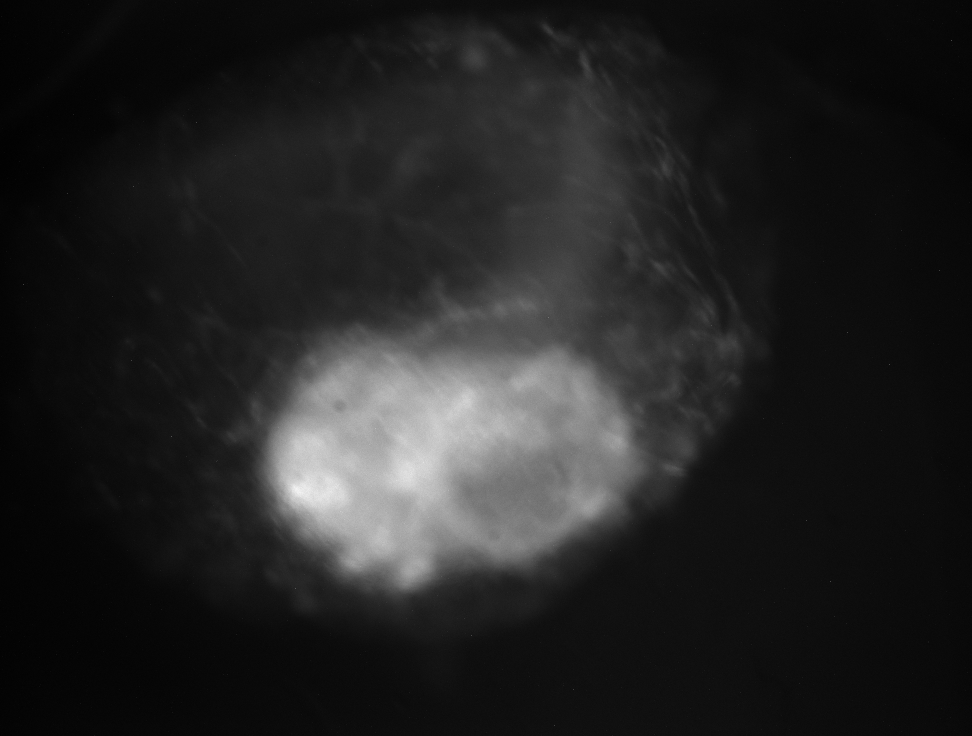
#> input picture photohandling/preprocessing/images/100_zs+-20.png, 1944 x 1472 px (shown at 1/2 size)
$ python complex_edf.py ../../photohandling/preprocessing/images/100_zs+-10.png
#> lines starting #> are read from the running program, lines starting #| are printed output that depends on the picture
### microscopy_pipeline/io.py
"""Image and stack I/O helpers used by every operation.

The goal is to keep the format-handling logic in one place so the operation
modules can focus on pure-numpy transforms.

Canonical in-memory representation (used uniformly across the package):

* **Single image** -- one ``np.ndarray``: 2-D ``(H, W)`` grayscale (uint8/uint16)
  or 3-D ``(H, W, 3)`` RGB (uint8, RGB channel order).  ``load_image`` returns
  this and ``save_image`` accepts it.
* **Stack / multi-frame TIFF** -- ``List[np.ndarray]`` (a list of 2-D frames),
  *not* a 3-D ``(frames, H, W)`` array.  ``load_stack`` returns a list and
  ``save_stack`` accepts any iterable of frames.  A 3-D array is permitted only
  as a private, transient vectorization buffer inside a single function; it must
  never cross a public function boundary.

Animated GIFs, CSVs and matplotlib figures are deliberately outside this layer
(see ``tiff_to_gif``, ``sum_fluorescence``, ``plot_summed_fluorescence``,
``graph_contour_data``); those ops handle their own specialized I/O.
"""

from __future__ import annotations

import os
from pathlib import Path
from typing import Iterable, List, Optional, Union

import numpy as np
from PIL import Image

PathLike = Union[str, os.PathLike]

IMAGE_EXTS = {".png", ".jpg", ".jpeg", ".bmp", ".tif", ".tiff", ".gif", ".webp", ".jp2"}
TIFF_EXTS = {".tif", ".tiff"}


# ---------------------------------------------------------------------------
# Format / mode introspection
# ---------------------------------------------------------------------------

def is_tiff_path(path: PathLike) -> bool:
    return Path(path).suffix.lower() in TIFF_EXTS


# [36 lines left out: functions is_tiff_stack, detect_bit_depth, not called in this run]


# ---------------------------------------------------------------------------
# PIL <-> ndarray
# ---------------------------------------------------------------------------

def _pil_to_array(img: Image.Image, *, grayscale: bool | None = None) -> np.ndarray:
    """Convert PIL image to numpy array, preserving bit depth where possible."""
    mode = img.mode
    if mode in ("I;16", "I;16B", "I;16L"):
        return np.asarray(img, dtype=np.uint16)
    if mode == "I":
        arr = np.asarray(img)
        if arr.max() <= 65535:
            return arr.astype(np.uint16)
        return arr.astype(np.uint32)
    if mode == "L":
        return np.asarray(img, dtype=np.uint8)
    if grayscale:
        return np.asarray(img.convert("L"), dtype=np.uint8)
    if mode in ("RGB", "RGBA", "BGR"):
        return np.asarray(img.convert("RGB"), dtype=np.uint8)
    return np.asarray(img.convert("L"), dtype=np.uint8)


def array_to_pil(arr: np.ndarray) -> Image.Image:
    """Wrap a numpy array in a PIL image with the appropriate mode."""
    if arr.ndim == 3 and arr.shape[2] in (3, 4):
        return Image.fromarray(arr.astype(np.uint8), mode="RGBA" if arr.shape[2] == 4 else "RGB")
    if arr.dtype == np.uint16:
        return Image.fromarray(arr, mode="I;16")
    if arr.dtype == np.uint8:
        return Image.fromarray(arr, mode="L")
    if np.issubdtype(arr.dtype, np.integer):
        if arr.max() <= 255:
            return Image.fromarray(arr.astype(np.uint8), mode="L")
        return Image.fromarray(arr.astype(np.uint16), mode="I;16")
    # floating point -> normalize? safer: clip to known range based on max.
    if arr.max() <= 1.0:
        return Image.fromarray((arr * 255).astype(np.uint8), mode="L")
    if arr.max() <= 255:
        return Image.fromarray(arr.astype(np.uint8), mode="L")
    return Image.fromarray(np.clip(arr, 0, 65535).astype(np.uint16), mode="I;16")


# ---------------------------------------------------------------------------
# Single-image load/save
# ---------------------------------------------------------------------------

# [12 lines left out: function load_image, not called in this run]


def save_image(arr: np.ndarray, path: PathLike, **save_kwargs) -> None:
    """Save a 2-D (or RGB) array as an image file."""
    Path(path).parent.mkdir(parents=True, exist_ok=True)
    img = array_to_pil(arr)
    img.save(path, **save_kwargs)


# ---------------------------------------------------------------------------
# Stack load/save
# ---------------------------------------------------------------------------

def load_stack(path: PathLike, *, grayscale: bool | None = None) -> List[np.ndarray]:
    """Load every frame of a multi-frame TIFF (or single image) as a list of arrays."""
    frames: List[np.ndarray] = []
    with Image.open(path) as img:
        try:
            while True:
                frames.append(_pil_to_array(img.copy(), grayscale=grayscale))
                img.seek(img.tell() + 1)
        except EOFError:
            pass
    return frames


# [55 lines left out: function save_stack, not called in this run]


# ---------------------------------------------------------------------------
# Pixel-size (physical resolution) metadata
# ---------------------------------------------------------------------------

# TIFF tag ids: XResolution=282, YResolution=283, ResolutionUnit=296
# ResolutionUnit values: 1=none/relative, 2=inch, 3=centimetre.
_UNIT_UM = {2: 25400.0, 3: 10000.0}  # micrometres per resolution unit


# [47 lines left out: functions read_pixel_size_um, resolution_tags_for_pixel_size, not called in this run]


# ---------------------------------------------------------------------------
# OME-TIFF (physical metadata via OME-XML; needs the optional 'tifffile' package)
# ---------------------------------------------------------------------------

_OME_UNIT_UM = {
    "µm": 1.0, "um": 1.0, "micron": 1.0, "microns": 1.0, "micrometer": 1.0,
    "nm": 1e-3, "mm": 1e3, "cm": 1e4, "m": 1e6,
}


# [160 lines left out: functions is_ome_path, _require_tifffile, save_ome_tiff, _parse_ome_pixel_size_um, _read_ome_pixel_size_um, read_ome_metadata and 4 more, not called in this run]

### microscopy_pipeline/cli.py
"""Shared CLI helpers.

Every operation script accepts the same core flags so that pipelines feel
consistent::

    -i, --input   PATH     Input file or directory.
    -o, --output  PATH     Output file or directory.

Op-specific flags use ``--kebab-case`` names matching the keyword argument of
the array-level function.
"""

from __future__ import annotations

import argparse
import logging
from typing import Optional


def build_io_parser(
    description: str,
    *,
    input_required: bool = True,
    output_required: bool = True,
    epilog: Optional[str] = None,
) -> argparse.ArgumentParser:
    """Create an ``ArgumentParser`` pre-populated with ``-i`` / ``-o``."""
    parser = argparse.ArgumentParser(
        description=description,
        epilog=epilog,
        formatter_class=argparse.RawDescriptionHelpFormatter,
    )
    parser.add_argument(
        "-i",
        "--input",
        required=input_required,
        help="Input file or directory.",
    )
    parser.add_argument(
        "-o",
        "--output",
        required=output_required,
        help="Output file or directory.",
    )
    parser.add_argument(
        "-v",
        "--verbose",
        action="count",
        default=0,
        help="Increase log verbosity (repeat -v for debug-level output).",
    )
    return parser


_LOGGER_NAME = "microscopy_pipeline"


def configure_logging(verbosity: int = 0) -> logging.Logger:
    """Configure the package logger for CLI use.

    No ``-v`` shows INFO-level progress messages; ``-v`` enables DEBUG.  When the
    package is imported as a library this is never called, so the logger stays
    unconfigured and quiet (standard logging practice).
    """
    level = logging.DEBUG if verbosity and verbosity >= 1 else logging.INFO
    logger = logging.getLogger(_LOGGER_NAME)
    logger.setLevel(level)
    if not logger.handlers:
        handler = logging.StreamHandler()
        handler.setFormatter(logging.Formatter("%(message)s"))
        logger.addHandler(handler)
    logger.propagate = False
    return logger


def add_folder_flags(parser: argparse.ArgumentParser, *, jobs: bool = True) -> argparse.ArgumentParser:
    """Add ``--skip-existing`` (and, unless ``jobs=False``, ``--jobs``) for folder ops.

    Aggregate ops that write a single ordered CSV pass ``jobs=False`` (they stay
    serial to keep deterministic row order).
    """
    if jobs:
        parser.add_argument(
            "--jobs", type=int, default=1,
            help="Parallel worker processes for folder mode (default 1 = serial).",
        )
    parser.add_argument(
        "--skip-existing", action="store_true",
        help="Skip inputs whose output already exists (resume an interrupted run).",
    )
    return parser

### microscopy_pipeline/ops/complex_edf.py
"""Complex-wavelet Extended Depth of Field fusion."""

from __future__ import annotations

import logging
from functools import partial
from pathlib import Path
from typing import Sequence, Tuple

import numpy as np
import pywt

from .. import io
from ..cli import build_io_parser, configure_logging, add_folder_flags

logger = logging.getLogger(__name__)


def complex_edf(
    images: Sequence[np.ndarray],
    *,
    wavelet: str = "db3",
    levels: int = 3,
    bit_depth: int = 16,
    top_n: int = 1,
    invert: bool = False,
) -> Tuple[np.ndarray, int, int]:
    """Extended depth of field via complex wavelets.

    ``invert=True`` selects the *least* sharp top-N coefficients (matches the
    behaviour of the legacy ``invertedcomplexedf.py`` script).  Returns
    ``(fused, min_z_used, max_z_used)``.
    """
    max_val = 65535 if bit_depth == 16 else 255
    floats = [img.astype(np.float64) for img in images]

    def decompose(img):
        coeffs = pywt.wavedec2(img, wavelet, level=levels)
        out = []
        for c in coeffs:
            if isinstance(c, tuple):
                cH, cV, cD = c
                out.append((cH + 1j * cV, cD))
            else:
                out.append(c)
        return out

    def reconstruct(coeffs):
        real = []
        for c in coeffs:
            if isinstance(c, tuple):
                complex_c, cD = c
                real.append((np.real(complex_c), np.imag(complex_c), cD))
            else:
                real.append(c)
        return pywt.waverec2(real, wavelet)

    decomposed = [decompose(img) for img in floats]
    z_indices: list = []
    fused_coeffs = []

    for level_idx, level_coeffs in enumerate(zip(*decomposed)):
        if isinstance(level_coeffs[0], tuple):
            complex_list, cD_list = zip(*level_coeffs)
            mags = np.stack([np.abs(c) for c in complex_list], axis=0)
            n = min(top_n, len(complex_list))
            sign = 1 if invert else -1
            top_indices = np.argpartition(sign * mags, n - 1, axis=0)[:n]
            if level_idx == 0:
                z_indices.extend(top_indices.flatten())
            cstack = np.stack(complex_list, axis=0)
            dstack = np.stack(cD_list, axis=0)
            fc = np.zeros_like(complex_list[0])
            fd = np.zeros_like(cD_list[0])
            for i in range(n):
                fc += np.take_along_axis(cstack, top_indices[i][None], axis=0)[0]
                fd += np.take_along_axis(dstack, top_indices[i][None], axis=0)[0]
            fused_coeffs.append((fc / n, fd / n))
        else:
            mags = np.stack([np.abs(c) for c in level_coeffs], axis=0)
            cstack = np.stack(level_coeffs, axis=0)
            n = min(top_n, len(level_coeffs))
            sign = 1 if invert else -1
            top_indices = np.argpartition(sign * mags, n - 1, axis=0)[:n]
            if level_idx == 0:
                z_indices.extend(top_indices.flatten())
            fa = np.zeros_like(level_coeffs[0])
            for i in range(n):
                fa += np.take_along_axis(cstack, top_indices[i][None], axis=0)[0]
            fused_coeffs.append(fa / n)

    fused = reconstruct(fused_coeffs)
    fused = np.clip(fused, 0, max_val)
    if z_indices:
        return fused, int(np.min(z_indices)), int(np.max(z_indices))
    return fused, 0, len(images) - 1


def _scale_to_target(arr: np.ndarray, target_bit: int) -> np.ndarray:
    if target_bit == 16:
        if arr.dtype == np.uint8:
            return arr.astype(np.uint16) * 257
        return arr.astype(np.uint16)
    if arr.dtype == np.uint16 or (np.issubdtype(arr.dtype, np.integer) and arr.max() > 255):
        return (arr.astype(np.float32) / 257).astype(np.uint8)
    return arr.astype(np.uint8)


def complex_edf_image(images, *, wavelet="db3", levels=3, bit_depth=16,
                      top_n=1, invert=False) -> np.ndarray:
    """Fuse a focal stack and return ONLY the image, cast to its target dtype.

    Convenience wrapper around :func:`complex_edf` for task-to-task chaining.
    :func:`complex_edf` returns the 3-tuple ``(fused_float64, min_z, max_z)`` and
    leaves casting to the caller; this returns a single ready-to-use
    ``np.ndarray`` (uint16 or uint8), so it composes exactly like
    :func:`microscopy_pipeline.ops.fuse_average`.  Input frames are first scaled
    to the target bit depth (mirroring :func:`complex_edf_file`).
    """
    frames = [_scale_to_target(np.asarray(f), bit_depth) for f in images]
    fused, _min_z, _max_z = complex_edf(frames, wavelet=wavelet, levels=levels,
                                        bit_depth=bit_depth, top_n=top_n, invert=invert)
    return fused.astype(np.uint16) if bit_depth == 16 else fused.astype(np.uint8)


def complex_edf_file(input_path, output_path, *, wavelet="db3", levels=3,
                     bit_depth=16, top_n=1, invert=False):
    frames = io.load_stack(input_path, grayscale=True)
    frames = [_scale_to_target(f, bit_depth) for f in frames]
    fused, min_z, max_z = complex_edf(frames, wavelet=wavelet, levels=levels,
                                       bit_depth=bit_depth, top_n=top_n, invert=invert)
    out = fused.astype(np.uint16) if bit_depth == 16 else fused.astype(np.uint8)
    io.save_image(out, output_path)
    logger.info("z range used: %d..%d (%d frames)", min_z, max_z, len(frames))
    return min_z, max_z


def _edf_file_logged(input_path, output_path, **kw):
    """Picklable wrapper that logs (rather than raises) per-file EDF failures."""
    try:
        return complex_edf_file(input_path, output_path, **kw)
    except Exception as exc:  # pragma: no cover
        logger.warning("failed: %s: %s", Path(input_path).name, exc)
        return None


def complex_edf_folder(input_dir, output_dir, *, wavelet="db3", levels=3,
                       bit_depth=16, top_n=1, invert=False, jobs=1, skip_existing=False):
    output_dir = io.ensure_dir(output_dir)
    pairs = [(src, output_dir / f"{src.stem}_edf.tif")
             for src in sorted(Path(input_dir).iterdir())
             if src.suffix.lower() in (".tif", ".tiff")]
    io.map_folder(pairs, partial(_edf_file_logged, wavelet=wavelet, levels=levels,
                                 bit_depth=bit_depth, top_n=top_n, invert=invert),
                  jobs=jobs, skip_existing=skip_existing, desc="edf")


def cli(argv=None):
    parser = build_io_parser(
        "Complex-wavelet Extended Depth-of-Field fusion of a TIFF stack (or folder of stacks)."
    )
    parser.add_argument("--wavelet", default="db3")
    parser.add_argument("--levels", type=int, default=3)
    parser.add_argument("--bit-depth", type=int, choices=(8, 16), default=16)
    parser.add_argument("--top-n", type=int, default=1, help="Average the top N sharpest layers per pixel.")
    parser.add_argument("--invert", action="store_true",
                        help="Select least-sharp coefficients (legacy invertedcomplexedf behaviour).")
    add_folder_flags(parser)
    args = parser.parse_args(argv)
    configure_logging(args.verbose)
    src = Path(args.input)
    if src.is_dir():
        complex_edf_folder(args.input, args.output, wavelet=args.wavelet, levels=args.levels,
                           bit_depth=args.bit_depth, top_n=args.top_n, invert=args.invert,
                           jobs=args.jobs, skip_existing=args.skip_existing)
    else:
        complex_edf_file(args.input, args.output, wavelet=args.wavelet, levels=args.levels,
                         bit_depth=args.bit_depth, top_n=args.top_n, invert=args.invert)
#> in load_stack, img is the input picture: PIL image 1944x1472 L; min 0, max 255, mean 34.5
#> after the loop in load_stack, `while True:`: frames = 1 item
#> the loop in complex_edf, `for level_idx, level_coeffs in enumerate(zip(*decomposed)):` made 4 passes
#> after the loop in complex_edf, `for level_idx, level_coeffs in enumerate(zip(*decomposed)):`:
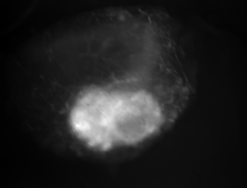
#> fa: shape (188, 247) float64; min 3642.9, max 491003.8, mean 68995.7; drawn with min black and max white
#> after the loop in complex_edf, `for level_idx, level_coeffs in enumerate(zip(*decomposed)):`:
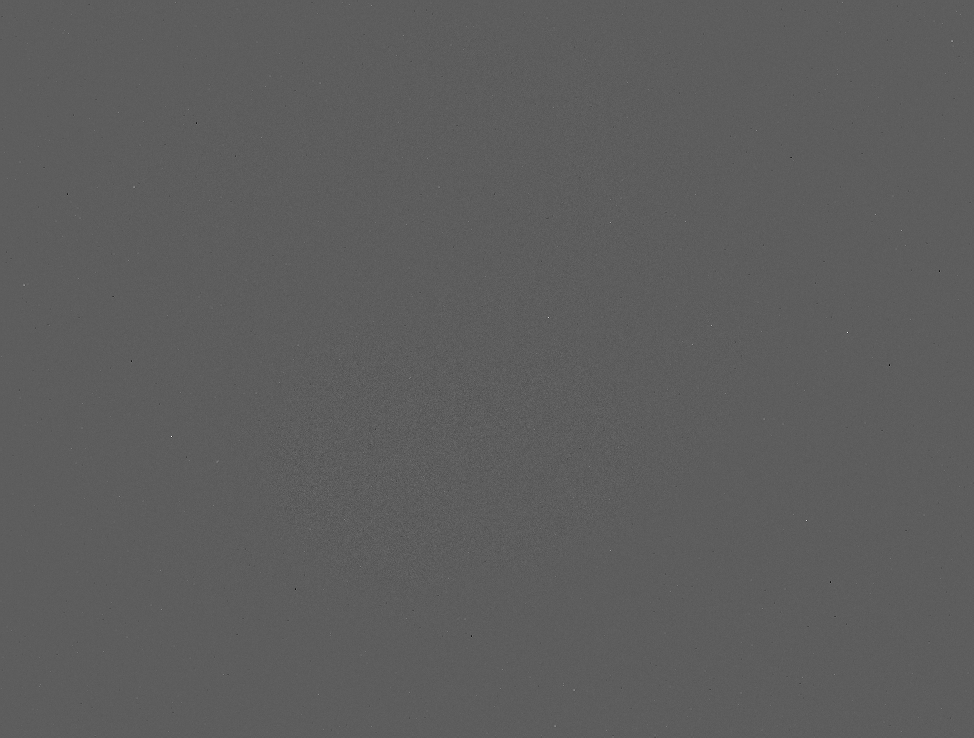
#> fd: shape (738, 974) float64; min -22548.6, max 38973.1, mean 0.6; drawn with min black and max white
#> after the loop in complex_edf, `for level_idx, level_coeffs in enumerate(zip(*decomposed)):`: fused_coeffs = 4 items; z_indices = 46436 items
#> the loop in reconstruct, `for c in coeffs:` made 4 passes
#> pass 2, in reconstruct, `complex_c, cD = c`:
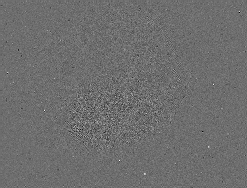
#> cD: shape (188, 247) float64; min -6192.4, max 8135.1, mean 0.9; drawn with min black and max white
#> pass 3, in reconstruct, `complex_c, cD = c`:
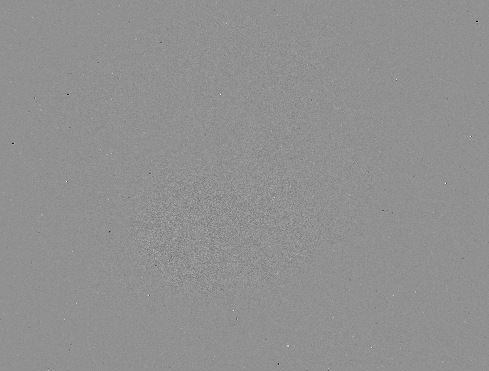
#> cD: shape (371, 489) float64; min -17357.5, max 13174.4, mean -0.9; drawn with min black and max white
#> after the loop in reconstruct, `for c in coeffs:`: real = 4 items
#> in complex_edf_file, `fused, min_z, max_z = complex_edf(frames, wavelet=wavelet, levels=leve..`: min_z = 0


if __name__ == "__main__":
    cli()
